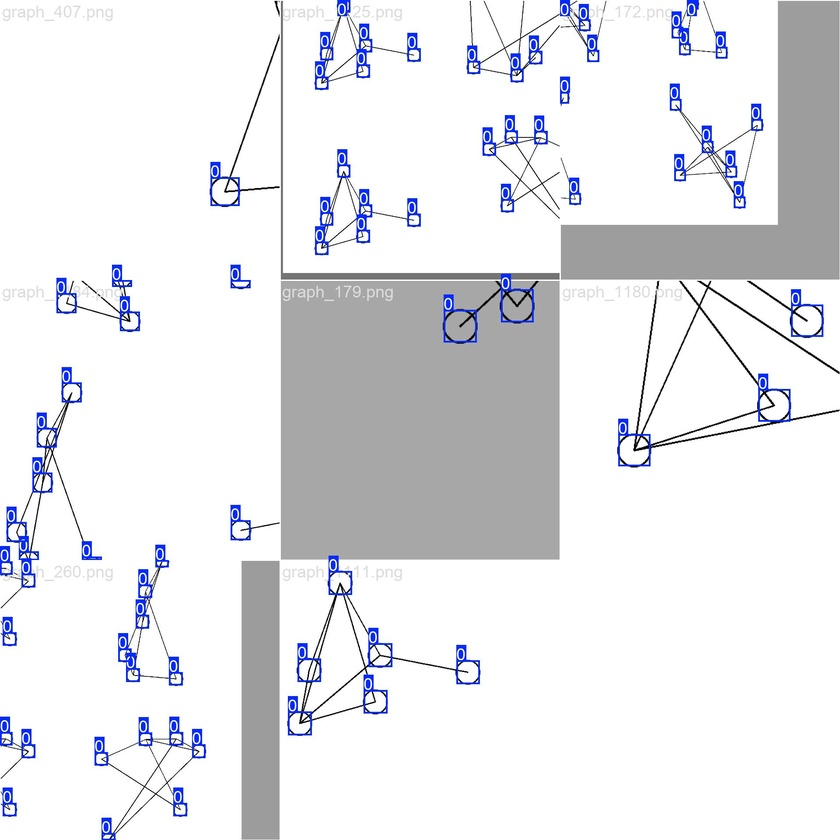
#> input picture runs/detect/train-2/train_batch0.jpg, 840 x 840 px, shrunk from 1920 x 1920 before the run
$ python -i image_cv.py   (imports and definitions only)
#> lines starting #> are read from the running program, lines starting #| are printed output that depends on the picture
import cv2 as cv
import numpy as np

def image(file):
#> called with file = 'runs/detect/train-2/train_batch0.jpg'
    img = cv.imread(file)
#> img is the input picture: shape (840, 840, 3); mean B, G, R 234.9, 231.4, 230.6
    gray_img = cv.cvtColor(img , cv.COLOR_BGR2GRAY)
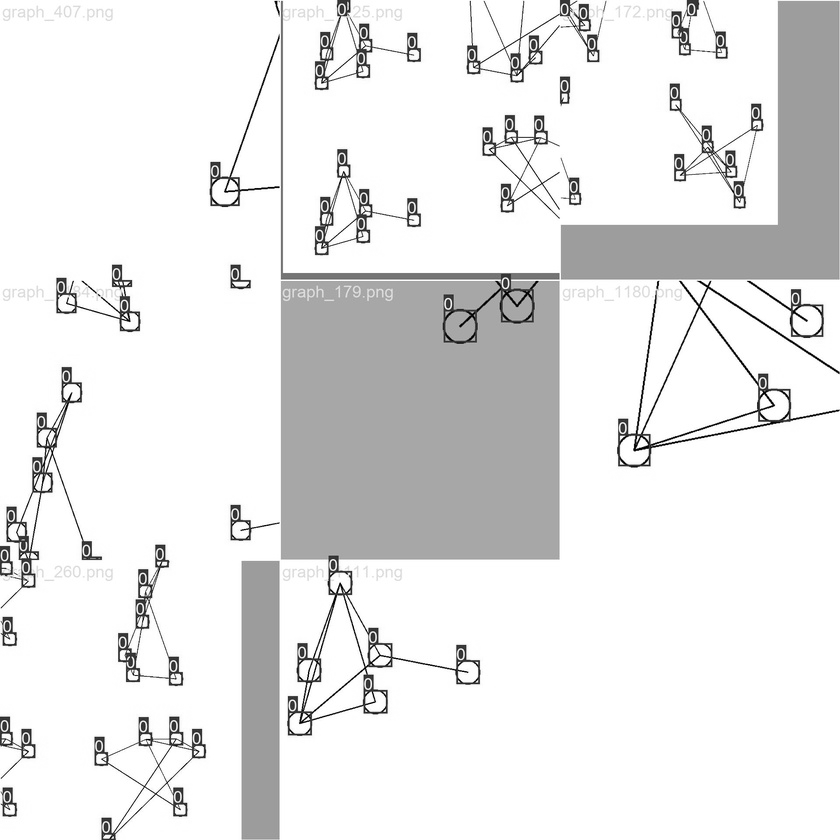
#> gray_img: shape (840, 840); min 0, max 255, mean 231.6
    blur = cv.GaussianBlur(gray_img, (9, 9), 2)
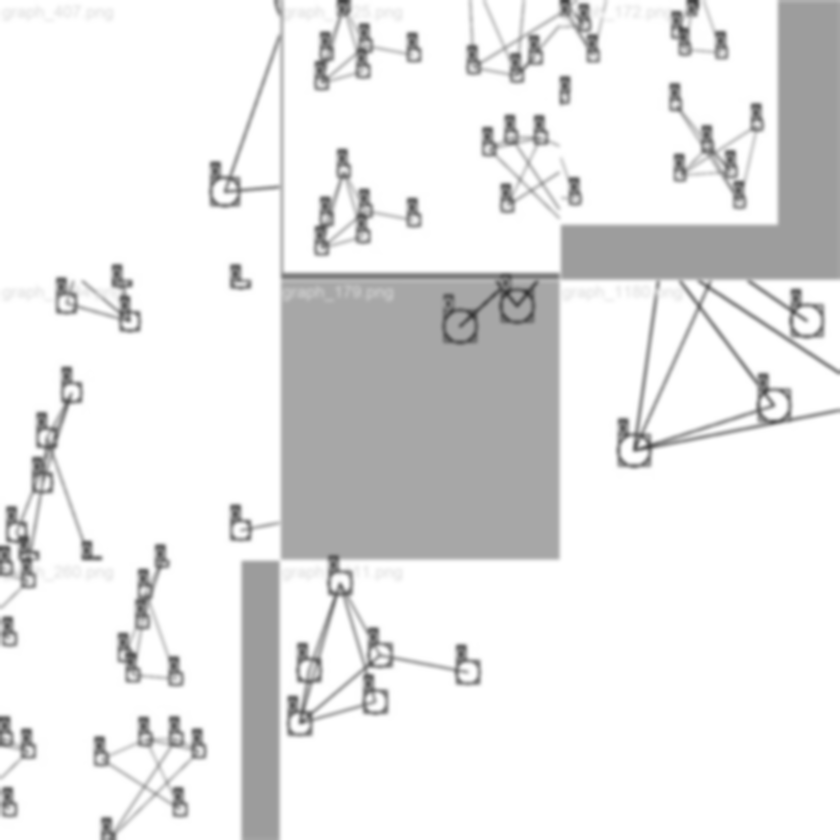
#> blur: shape (840, 840); min 54, max 255, mean 231.5
    cv.imshow('graph',blur)
    cv.waitKey(0)
    cv.destroyAllWindows()

    #nodes
    circles = cv.HoughCircles(
        blur,
        cv.HOUGH_GRADIENT,
        dp=1.2,
        minDist=100,
        param1=50,
        param2=10,
        minRadius=40,
        maxRadius=100
    )
#> circles = 42 rows, first 8: [726.6, 355.8, 76.84], [603, 125.4, 99.28], [259.8, 624.6, 99.28], [442.2, 214.2, 99.28], [75, 669, 94], [552.6, 371.4, 94], [372.6, 139.8, 94], [192.6, 711, 94]

    if circles is None:
        print("No circles detected")

    circles = np.uint16(np.around(circles[0]))
#> circles = 42 rows, first 8: [727, 356, 77], [603, 125, 99], [260, 625, 99], [442, 214, 99], [75, 669, 94], [553, 371, 94], [373, 140, 94], [193, 711, 94]

    nodes = []
    for i, c in enumerate(circles):
        x, y, r = c
        nodes.append((i, (x, y)))
#> this loop made 42 passes
#> (x, y, r) on passes 1 to 12: (727, 356, 77), (603, 125, 99), (260, 625, 99), (442, 214, 99), (75, 669, 94), (553, 371, 94), (373, 140, 94), (193, 711, 94), (787, 219, 98), (436, 579, 89), (379, 371, 99), (405, 758, 98)
#> after the loop, nodes = 42 items

    #edges
    edges_img = cv.Canny(blur, 50, 150)
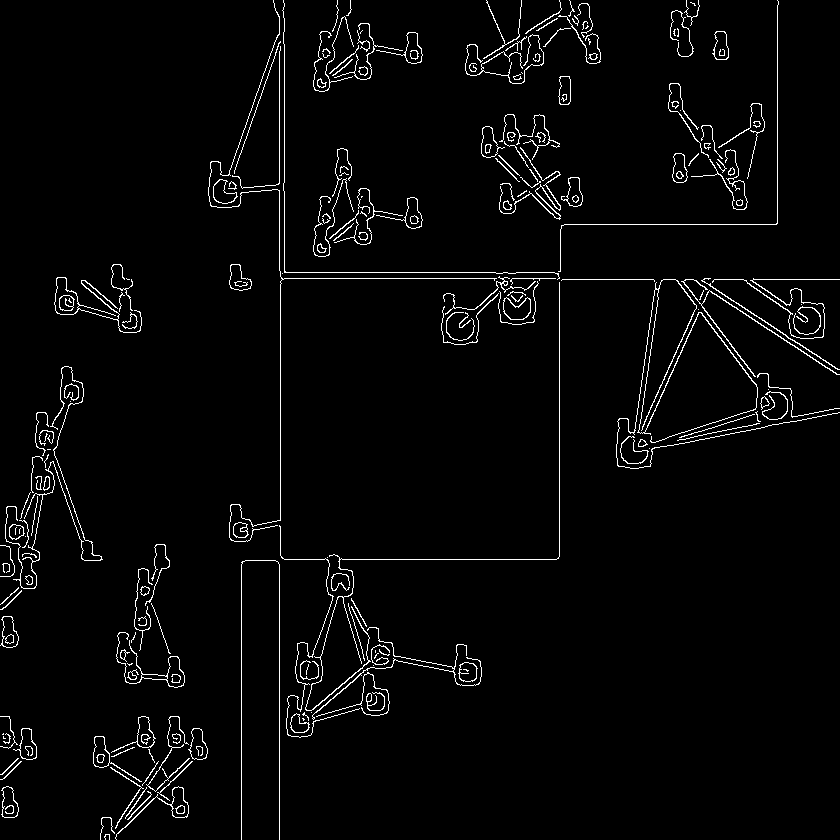
#> edges_img: shape (840, 840); 2.9% white in thin lines or dots

    lines = cv.HoughLinesP(
        edges_img,
        1,
        np.pi / 180,
        threshold=80,
        minLineLength=50,
        maxLineGap=10
    )
#> lines = 46 rows, first 6: [279, 839, 279, 564], [339, 559, 556, 559], [241, 839, 241, 562], [559, 556, 559, 271], [557, 279, 839, 279], [281, 278, 558, 278]

    if lines is None:
        print("No lines detected")
        return []

    #edge list
    def nearest_node(point):
        px, py = point
        best = None
        best_dist = float("inf")

        for node_id, (nx, ny) in nodes:
            dist = np.sqrt((px - nx)**2 + (py - ny)**2)
            if dist < best_dist:
                best_dist = dist
                best = node_id

        return best

    edge_list = set()

    for line in lines:
        x1, y1, x2, y2 = line[0]

        n1 = nearest_node((x1, y1))
        n2 = nearest_node((x2, y2))

        if n1 is not None and n2 is not None and n1 != n2:
            edge_list.add(tuple(sorted((n1, n2))))
#> this loop made 46 passes
#> (x1, y1, x2, y2, n1, n2) on passes 1 to 12: (279, 839, 279, 564, 32, 2), (339, 559, 556, 559, 35, 38), (241, 839, 241, 562, 32, 33), (559, 556, 559, 271, 38, 25), (557, 279, 839, 279, 25, 8), (281, 278, 558, 278, 16, 25), (777, 223, 777, 0, 8, 13), (280, 555, 280, 271, 2, 16), (284, 272, 284, 44, 16, 27), (285, 272, 554, 272, 16, 25), (564, 224, 776, 224, 25, 8), (702, 280, 839, 369, 0, 28)
#> after the loop, edge_list = 31 items

    edge_list = list(edge_list)
#> edge_list = 31 pairs, first value 0 to 35, second value 12 to 41

    print("Nodes:", nodes)
#> (printed output is left out)
    print("Edges:", edge_list)
#> (printed output is left out)

    return edge_list

>>> result = image('runs/detect/train-2/train_batch0.jpg')
#> result has the same summary as edge_list in image

$ run again, on runs/detect/train-2/train_batch1.jpg
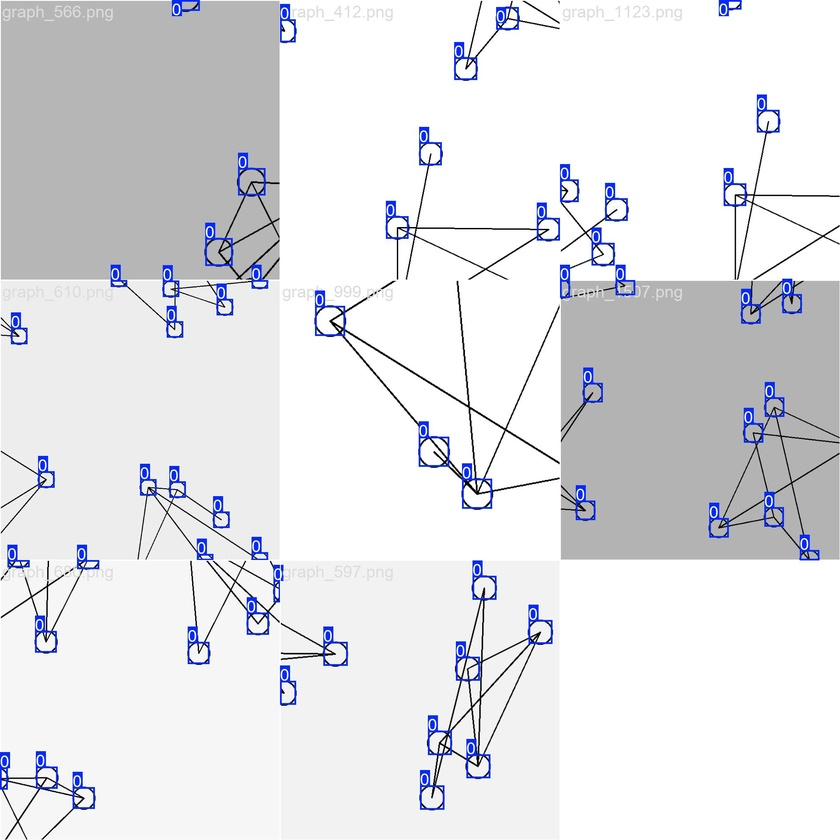
#> input picture runs/detect/train-2/train_batch1.jpg, 840 x 840 px, shrunk from 1920 x 1920 before the run
#> in image, img is the input picture: shape (840, 840, 3); mean B, G, R 230, 226.7, 226
#> in image, `blur = cv.GaussianBlur(gray_img, (9, 9), 2)`:
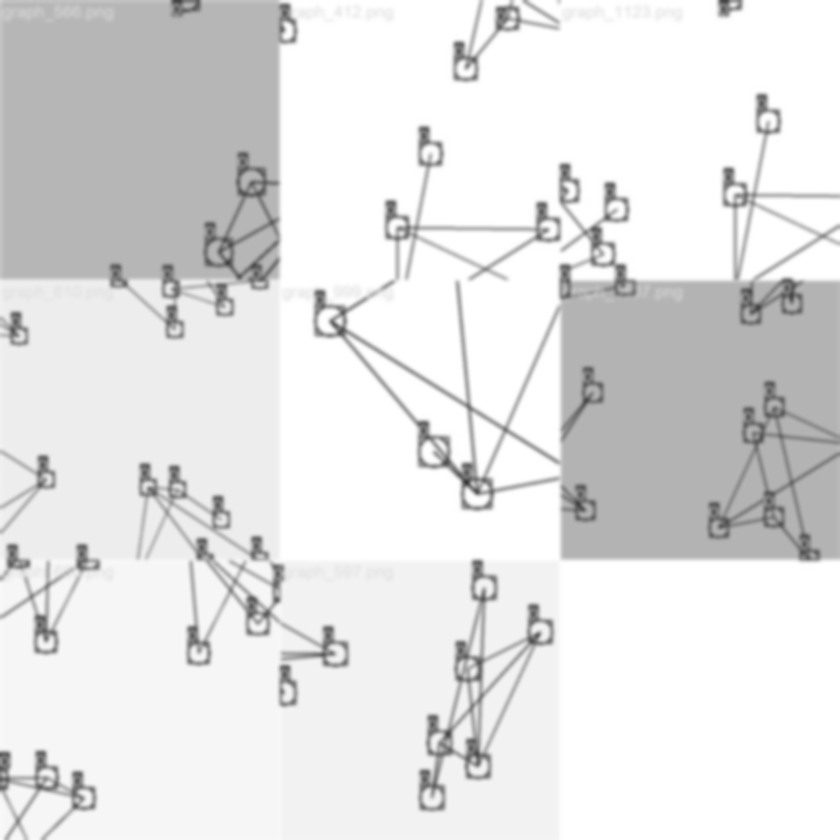
#> blur: shape (840, 840); min 54, max 255, mean 226.8
#> in image, `circles = cv.HoughCircles( blur, cv.HOUGH_GRADIENT, dp=1.2, minDist=10..`: circles = 37 rows, first 8: [451.8, 323.4, 94], [130.2, 573, 99.28], [316.2, 233.4, 83.44], [659.4, 460.2, 99.28], [193.8, 241.8, 80.68], [480.6, 202.2, 61], [661.8, 185.4, 95.32], [552.6, 334.2, 94]
#> in image, `circles = np.uint16(np.around(circles[0]))`: circles = 37 rows, first 8: [452, 323, 94], [130, 573, 99], [316, 233, 83], [659, 460, 99], [194, 242, 81], [481, 202, 61], [662, 185, 95], [553, 334, 94]
#> the loop in image, `for i, c in enumerate(circles):` made 37 passes
#> after the loop in image, `for i, c in enumerate(circles):`: nodes = 37 items
#> in image, `edges_img = cv.Canny(blur, 50, 150)`:
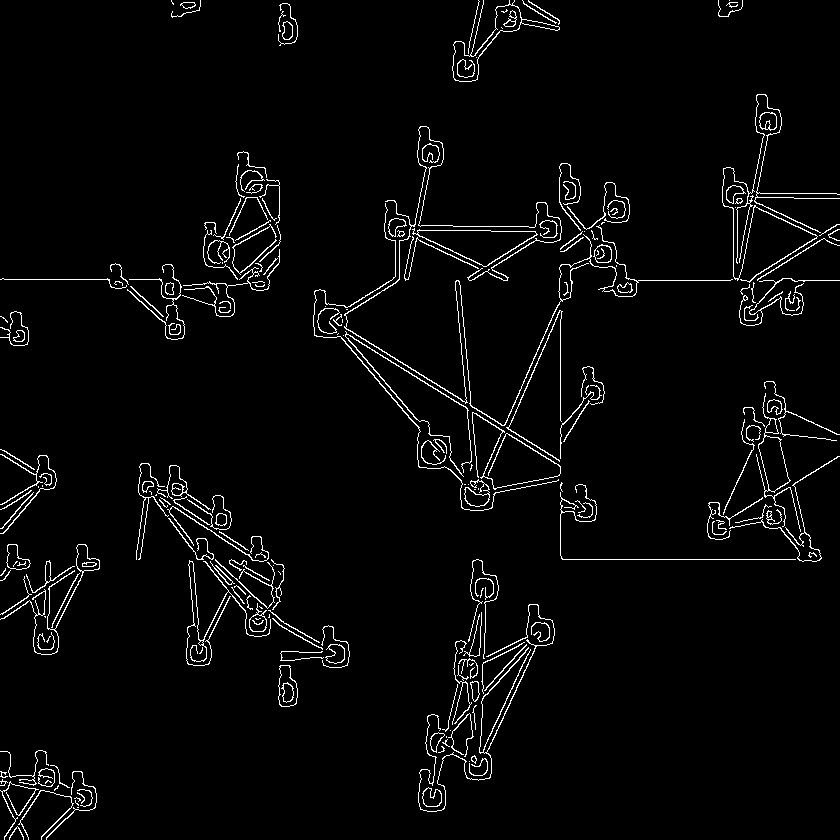
#> edges_img: shape (840, 840); 3.2% white in thin lines or dots
#> lines = 65 rows, first 6: [562, 559, 799, 559], [560, 555, 560, 298], [346, 333, 559, 466], [314, 308, 559, 461], [0, 279, 109, 279], [634, 280, 839, 280]
#> the loop in image, `for line in lines:` made 65 passes
#> (x1, y1, x2, y2, n1, n2) on passes 1 to 8: (562, 559, 799, 559, 29, 27), (560, 555, 560, 298, 29, 7), (346, 333, 559, 466, 23, 10), (314, 308, 559, 461, 2, 10), (0, 279, 109, 279, 16, 16), (634, 280, 839, 280, 13, 9), (503, 425, 557, 305, 10, 7), (455, 281, 471, 468, 0, 10)
#> (printed output is left out)
#> (printed output is left out)

$ run again, on runs/detect/train-2/train_batch2.jpg
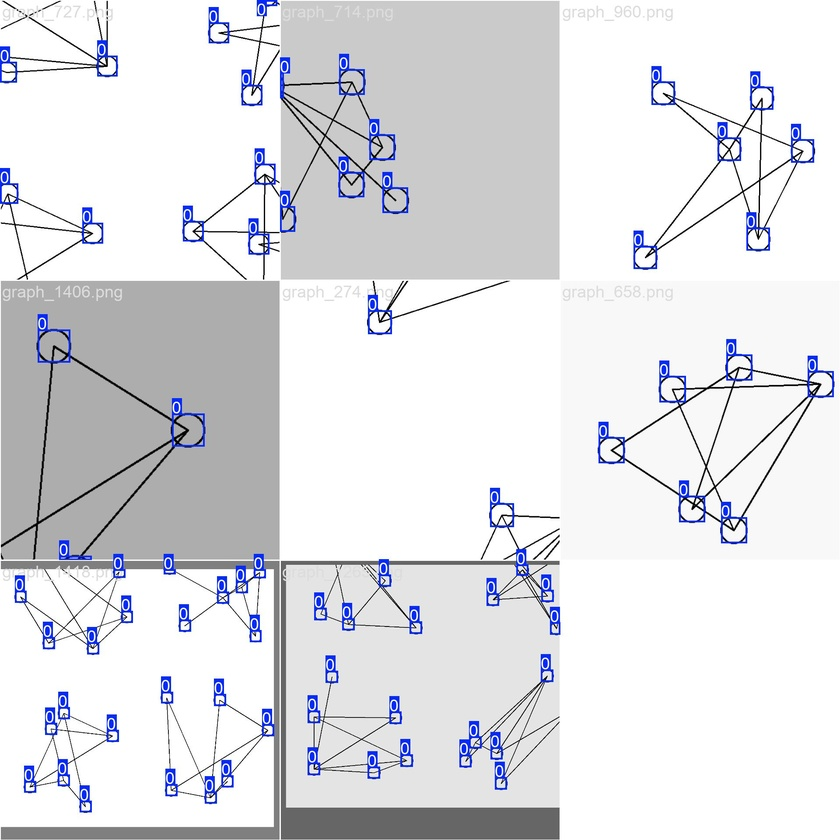
#> input picture runs/detect/train-2/train_batch2.jpg, 840 x 840 px, shrunk from 1920 x 1920 before the run
#> in image, img is the input picture: shape (840, 840, 3); mean B, G, R 228.2, 224.3, 223.5
#> in image, `blur = cv.GaussianBlur(gray_img, (9, 9), 2)`:
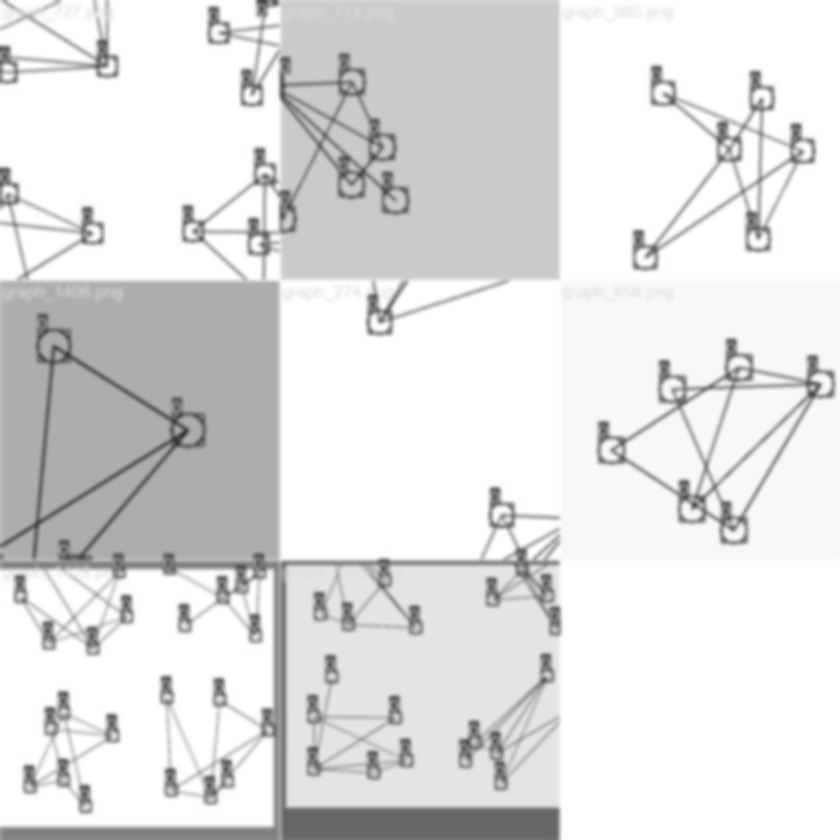
#> blur: shape (840, 840); min 54, max 255, mean 224.4
#> in image, `circles = cv.HoughCircles( blur, cv.HOUGH_GRADIENT, dp=1.2, minDist=10..`: circles = 44 rows, first 8: [183, 681, 97.96], [456.6, 659.4, 99.28], [309, 658.2, 99.28], [216.6, 133.8, 99.28], [702.6, 394.2, 99.28], [184.2, 540.6, 95.32], [309, 252.6, 99.28], [42.6, 455.4, 96.64]
#> in image, `circles = np.uint16(np.around(circles[0]))`: circles = 44 rows, first 8: [183, 681, 98], [457, 659, 99], [309, 658, 99], [217, 134, 99], [703, 394, 99], [184, 541, 95], [309, 253, 99], [43, 455, 97]
#> the loop in image, `for i, c in enumerate(circles):` made 44 passes
#> after the loop in image, `for i, c in enumerate(circles):`: nodes = 44 items
#> in image, `edges_img = cv.Canny(blur, 50, 150)`:
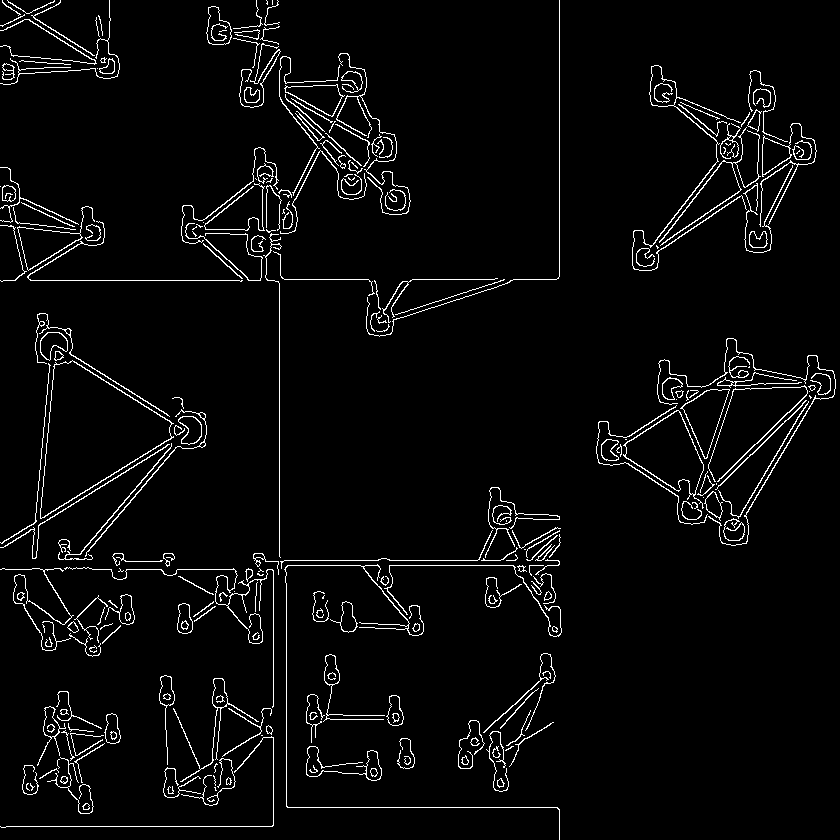
#> edges_img: shape (840, 840); 3.8% white in thin lines or dots
#> lines = 84 rows, first 6: [287, 807, 557, 807], [559, 276, 559, 0], [279, 556, 279, 283], [277, 565, 558, 565], [284, 560, 515, 560], [0, 826, 272, 826]
#> the loop in image, `for line in lines:` made 84 passes
#> (x1, y1, x2, y2, n1, n2) on passes 1 to 8: (287, 807, 557, 807, 15, 25), (559, 276, 559, 0, 43, 41), (279, 556, 279, 283, 24, 6), (277, 565, 558, 565, 24, 12), (284, 560, 515, 560, 24, 19), (0, 826, 272, 826, 30, 15), (273, 825, 273, 737, 15, 2), (30, 280, 274, 280, 27, 6)
#> (printed output is left out)
#> (printed output is left out)
